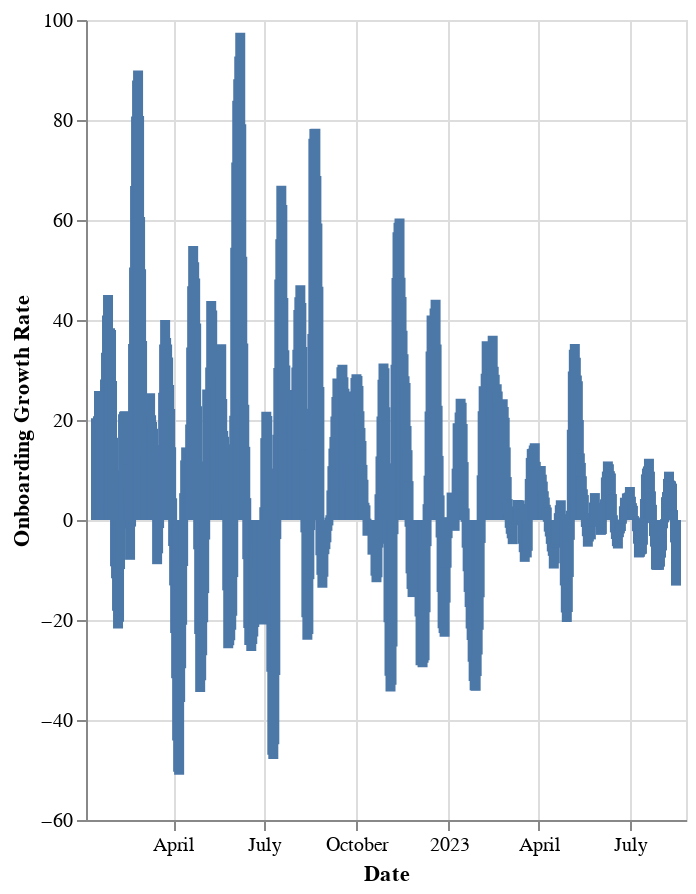

Notebook source saved alongside this figure:
### Markdown cell above
:::

### Code cell
# | output: true

display(Markdown(f"### Onboarding Growth Rate (7 day rolling average)"))

df["growth_rate"] = df["onboarded_tibs"].pct_change(periods=7).rolling(7).mean() * 100
recent_df = df[df["date"] > "2022-01-01"]

alt.Chart(recent_df).mark_bar().encode(
    x=alt.X("date:T", title="Date"),
    y=alt.Y("growth_rate:Q", title="Onboarding Growth Rate"),
    # color=alt.value("#55595c"),
    tooltip=[
        alt.Tooltip("date:T", title="Date"),
        alt.Tooltip("growth_rate:Q", title="Onboarding Growth Rate"),
    ],
).properties(
    width="container",
    height=400,
)

### Figure 1 — Vega-Lite specification as saved in the notebook (floating-point values rounded to 4 significant figures; data arrays with more than 128 entries replaced by an {"elided": "..."} marker saying what was removed)
{"config": {"view": {"continuousWidth": 300, "continuousHeight": 300}}, "data": {"name": "data-dffaff6b6473faf74793e0e1b39e8e02"}, "mark": {"type": "bar"}, "encoding": {"tooltip": [{"field": "date", "title": "Date", "type": "temporal"}, {"field": "growth_rate", "title": "Onboarding Growth Rate", "type": "quantitative"}], "x": {"field": "date", "title": "Date", "type": "temporal"}, "y": {"field": "growth_rate", "title": "Onboarding Growth Rate", "type": "quantitative"}}, "height": 400, "width": "container", "$schema": "https://vega.github.io/schema/vega-lite/v5.8.0.json", "datasets": {"data-dffaff6b6473faf74793e0e1b39e8e02": {"elided": "592 records"}}}
